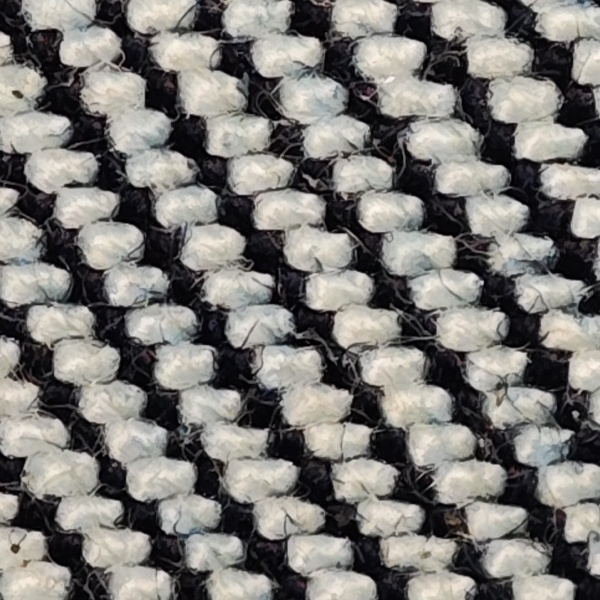
#> input picture experiments/shibie-8k-rt-physical-optics/photo_05_real_R_native600.jpg, 600 x 600 px
$ python engine.py ../experiments/shibie-8k-rt-physical-optics/photo_05_real_R_native600.jpg   (older library calls are emulated)
#> lines starting #> are read from the running program, lines starting #| are printed output that depends on the picture
### pure10/spectral_direction.py
"""Cross-scale Fourier evidence for TWO orthogonal physical-yarn axes.

Low-frequency twill/color repeats must not dominate the decision. No labels or
training parameters are read. Scores are hypotheses, not probabilities.
"""
from __future__ import annotations
import cv2
import numpy as np
from scipy.ndimage import gaussian_filter1d

BANDS = ((.012, .028), (.028, .050), (.050, .080),
         (.080, .120), (.120, .200))
# Fixed physical rationale: suppress slowly varying macro-twill/illumination;
# give visible fiber/edge-scale structure more votes. Camera-scale sensitive!
WEIGHTS = (0., .3, .3, 1.5, 2.)


def estimate_axes(bgr, square_side=600):
    """Return direction modulo 90, two-family joint score and audit evidence.

    Angles refer to image pixel coordinates with y down. A 90-degree image
    rotation swaps fiber families without altering the modulo-90 solution.
    Three disjoint vertical positions provide local repeatability evidence.
    """
    h, w = bgr.shape[:2]
    n = min(square_side, h, w)
    if n < 160:
        raise ValueError("Image too small for cross-scale spectrum")
    gray = cv2.cvtColor(bgr, cv2.COLOR_BGR2GRAY).astype(np.float32)
    centers = ((h//2, w//2),
               (max(n//2,h//3),w//2),
               (min(h-n//2,2*h//3),w//2))
    frequencies = np.fft.fftshift(np.fft.fftfreq(n))
    fy, fx = frequencies[:, None], frequencies[None, :]
    radii = np.sqrt(fx*fx+fy*fy)
    # Fourier wavevector is normal to the observed line.
    tangents = np.mod(np.degrees(np.arctan2(fy,fx))+90, 180)
    projected_angles = np.broadcast_to(tangents, radii.shape)
    band_masks = [(radii >= lo) & (radii < hi) for lo,hi in BANDS]
    window = np.outer(np.hanning(n), np.hanning(n))
    regional_hist = []
    for cy,cx in centers:
        patch = gray[cy-n//2:cy-n//2+n,cx-n//2:cx-n//2+n].copy()
        if patch.shape != (n,n):
            continue
        patch -= patch.mean()
        patch *= window
        energy = np.abs(np.fft.fftshift(np.fft.fft2(patch)))**2
        histograms = []
        for mask in band_masks:
            hist,_=np.histogram(projected_angles[mask],
                                bins=np.arange(181),weights=energy[mask])
            hist = gaussian_filter1d(hist, 2.5, mode="wrap")
            histograms.append(hist/max(float(hist.max()),1e-8))
        regional_hist.append(np.asarray(histograms))
    if not regional_hist:
        raise ValueError("No valid FFT region")
    bands = np.median(regional_hist, axis=0)
    angular_energy = np.average(bands, axis=0, weights=WEIGHTS)
    pair = np.sqrt(angular_energy[:90]*angular_energy[90:])
    chosen = int(np.argmax(pair))
    best = float(pair[chosen])
    rivals = [float(pair[j]) for j in range(90)
              if min(abs(j-chosen),90-abs(j-chosen)) >= 8]
    margin = best-max(rivals) if rivals else best
    return {"theta_mod_90_deg":chosen,
            "joint_score":round(best,6),
            "ambiguity_margin":round(float(margin),6),
            "family_a_energy":round(float(angular_energy[chosen]),6),
            "family_b_energy":round(float(angular_energy[chosen+90]),6),
            "independent_patches":len(regional_hist),
            "radial_frequency_bands_cyc_per_px":[list(v) for v in BANDS],
            "weights":list(WEIGHTS),
            "not_a_probability":True,
            "strong_single_fiber_evidence":False}

### pure10/engine.py
"""First-principles, annotation-blind candidate measurement of woven fabric.

No learned models, training, hidden annotation injection, or fabricated physical scale.
Outputs are CANDIDATE/UNAVAILABLE; never assert physical ground truth automatically.
"""
from __future__ import annotations

import argparse
import hashlib
import json
import math
from pathlib import Path

import cv2
import numpy as np
from scipy.ndimage import gaussian_filter1d
from scipy.signal import find_peaks, peak_widths

from pure10.spectral_direction import estimate_axes

VERSION = "pure10-fp-v0.2.0"
STATUSES = ("CANDIDATE", "CONFIRMED", "UNAVAILABLE", "NOT_EVALUATED")
PARAMETERS = (
    "warp_direction_angle", "weft_direction_angle",
    "warp_arrangement", "weft_arrangement",
    "warp_apparent_width_grade", "weft_apparent_width_grade",
    "weave_structure", "warp_density_per_cm", "weft_density_per_cm",
    "surface_texture_and_color",
)


def entry(status="UNAVAILABLE", value=None, reason="", evidence=None):
    return {"status": status, "value": value, "reason": reason,
            "evidence": evidence or {}}


def _axis_error(a, b):
    return abs((a - b + 90) % 180 - 90)


def _image(path):
    # imdecode handles non-ASCII paths on Windows.
    raw = np.fromfile(str(path), dtype=np.uint8)
    im = cv2.imdecode(raw, cv2.IMREAD_COLOR)
#> im is the input picture: shape (600, 600, 3); mean B, G, R 119.6, 123.1, 125.2
    if im is None:
        raise ValueError(f"Cannot decode image: {path}")
    return im


def _preprocess(bgr, max_side=840):
#> called with max_side = 840
    h, w = bgr.shape[:2]
    scale = min(1.0, max_side / max(h, w))
    if scale < 1:
        bgr = cv2.resize(bgr, (round(w * scale), round(h * scale)),
                         interpolation=cv2.INTER_AREA)
    lab = cv2.cvtColor(bgr, cv2.COLOR_BGR2LAB)
#> lab: shape (600, 600, 3); mean of channels 0, 1, 2 127.2, 128.2, 130
    gray = lab[:, :, 0].astype(np.float32)
    # Local normalisation removes lighting gradients without assuming yarn color.
    detail = gray - cv2.GaussianBlur(gray, (0, 0), 12.0)
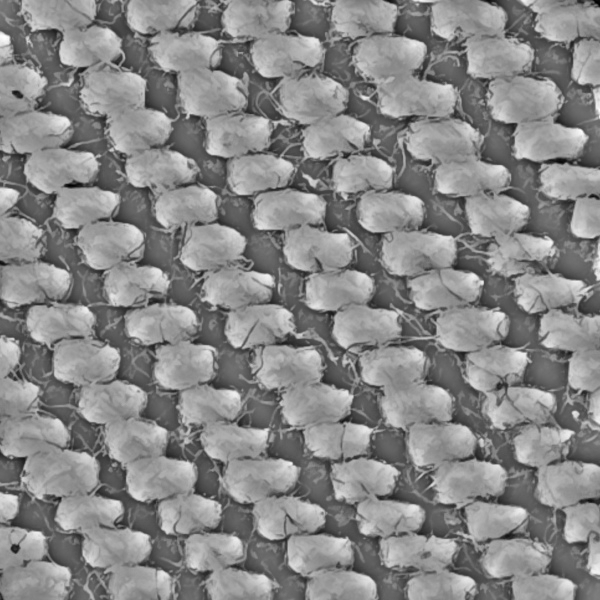
#> detail: shape (600, 600) float32; min -165.6, max 144.5, mean 0; drawn with min black and max white
    detail = cv2.GaussianBlur(detail, (0, 0), 0.7)
    side = int(min(detail.shape[:2]) * 0.86)
    y, x = np.array(detail.shape[:2]) // 2
    square = detail[y-side//2:y-side//2+side, x-side//2:x-side//2+side]
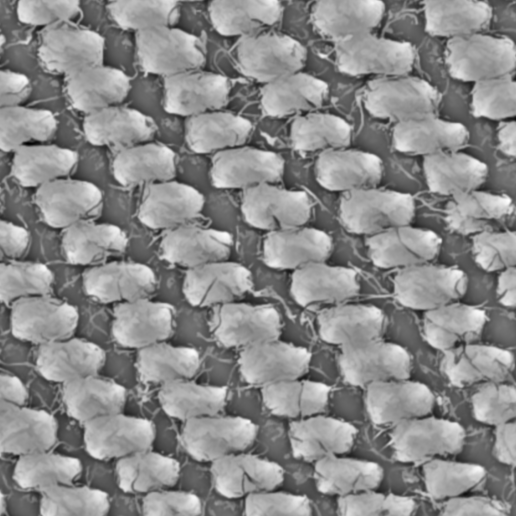
#> square: shape (516, 516) float32; min -156.6, max 128.8, mean 0.2; drawn with min black and max white
    source = bgr[y-side//2:y-side//2+side, x-side//2:x-side//2+side]
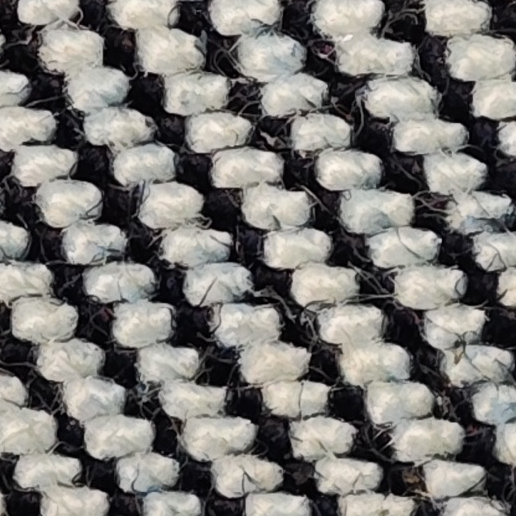
#> source: shape (516, 516, 3); mean B, G, R 119.1, 122.5, 124.4
    return square, source, scale


def _rotate(arr, angle):
    h, w = arr.shape[:2]
    matrix = cv2.getRotationMatrix2D((w / 2, h / 2), float(angle), 1.0)
    return cv2.warpAffine(arr, matrix, (w, h), flags=cv2.INTER_LINEAR,
                          borderMode=cv2.BORDER_REFLECT_101)


def _acf(profile, max_lag):
    p = np.asarray(profile, np.float64)
    p -= np.mean(p)
    if np.std(p) < 1e-7:
        return np.zeros(max_lag + 1)
    fft_n = 1 << (2 * len(p) - 1).bit_length()
    spectrum = np.fft.rfft(p, fft_n)
    corr = np.fft.irfft(spectrum * np.conj(spectrum), fft_n)[:max_lag+1]
    corr /= np.maximum(1, len(p) - np.arange(max_lag+1))
    return corr / max(corr[0], 1e-8)


def _bands(square, dimension):
    """Three disjoint bands: candidate must recur across real spatial regions."""
    n = square.shape[1-dimension]
    for start, end in ((0.09, 0.36), (0.37, 0.63), (0.64, 0.91)):
        if dimension == 0:  # row profile, average columns
            yield square[:, int(start*n):int(end*n)].mean(axis=1)
        else:               # column profile, average rows
            yield square[int(start*n):int(end*n), :].mean(axis=0)


def _periodicity(square, dimension, min_period=5.0):
    profiles = list(_bands(square, dimension))
    size = len(profiles[0])
    max_lag = min(int(size * .16), 90)
    start = max(4, math.ceil(min_period))
    if max_lag <= start + 3:
        return {"score": 0., "period": None, "support": 0.}
    acfs = [_acf(p, max_lag) for p in profiles]
    # Median across independently observed bands penalizes isolated twill motifs.
    med = np.median(acfs, axis=0)
    peaks, _ = find_peaks(med[start:max_lag])
    peaks = peaks + start
    if not len(peaks):
        return {"score": 0., "period": None, "support": 0.}
    choices = []
    for period in peaks:
        vals = np.array([a[period] for a in acfs])
        consistency = float(np.clip(vals.min() / max(vals.max(), .01), 0, 1))
        harmonic = float(np.clip(med[2*period], 0, 1)) if 2*period <= max_lag else 0.
        # A distant dominant multiple is less convincing than local yarn pitch.
        strength = float(max(0., np.median(vals)))
        score = strength * (.65 + .35*consistency) + .12*harmonic
        score *= float(np.sqrt(start / period) * .25 + .75)
        choices.append((score, int(period), consistency, vals.tolist()))
    score, period, consistency, vals = max(choices)
    return {"score": round(score, 5), "period": period,
            "support": round(consistency, 4),
            "band_acf": [round(float(v), 4) for v in vals]}


# [35 lines left out: functions _candidate_rotation, _search_orientation, not called in this run]


def _centers(profile, estimated_period):
    if estimated_period is None:
        return {"centers": [], "widths_px": [], "cv": None, "coverage": 0}
    p = float(estimated_period)
    arr = np.asarray(profile, np.float64)
    hp = gaussian_filter1d(arr, max(.75, p*.10))
    hp -= gaussian_filter1d(arr, max(2.5, p*.95))
    candidate = []
    for sign in (+1, -1):
        signal = sign * hp
        indexes, properties = find_peaks(signal, distance=max(3, int(p*.70)),
              prominence=max(1e-6, np.std(signal)*.4))
        # Edge-like alternating half periods often create a false count. Only
        # measured ridges, NEVER synthetic interpolated comb positions.
        widths = peak_widths(signal, indexes, rel_height=.5)[0] if len(indexes) else []
        distances = np.diff(indexes)
        cv = float(np.std(distances)/np.mean(distances)) if len(distances) > 2 else 1.
        coverage = float(min(1., len(indexes)*p/max(1,len(arr))))
        mismatch = float(np.median(abs(distances-p))/p) if len(distances) else 1.
        score = coverage * math.exp(-3.0*mismatch) * math.exp(-cv)
        candidate.append((score, indexes, widths, cv, coverage))
    score, inds, widths, cv, coverage = max(candidate, key=lambda x:x[0])
    return {"centers": [float(x) for x in inds],
            "widths_px": [round(float(x), 3) for x in widths],
            "cv": round(float(cv), 5), "coverage": round(coverage, 4),
            "comb_score": round(float(score), 4)}


# [23 lines left out: functions _arrangement, _width_grade, not called in this run]


def _hsv_color(bgr):
    view = cv2.resize(bgr, (min(256, bgr.shape[1]), min(256, bgr.shape[0])),
                      interpolation=cv2.INTER_AREA)
    hsv = cv2.cvtColor(view, cv2.COLOR_BGR2HSV)
    h, s, v = np.moveaxis(hsv, -1, 0)
    low = (s < 42)
    hue = h[~low]
    if len(hue) < 200:
        color = "黑/灰" if float(np.median(v)) < 130 else "灰/白"
    else:
        hue_value = float(np.median(hue))
        color = ("红" if hue_value < 9 or hue_value >= 174 else
                 "橙/棕" if hue_value < 22 else "黄" if hue_value < 38 else
                 "绿" if hue_value < 85 else "青" if hue_value < 105 else
                 "蓝" if hue_value < 135 else "紫/红")
    gray = cv2.cvtColor(view, cv2.COLOR_BGR2GRAY)
    detail = cv2.Laplacian(gray, cv2.CV_32F)
    return entry("CANDIDATE", {"color_family": color, "median_hsv":
       [round(float(np.median(t)), 1) for t in (h,s,v)],
       "texture_laplacian_std": round(float(detail.std()), 3),
       "surface_class": "高频肌理明显" if float(detail.std()) > 16 else "纹理较平缓"},
       "Descriptive color/texture statistics; NOT weave structure inference")


def _weave(rotated_gray, row, col, good_a, good_b):
    """Conservative photometric surface-dominance hypotheses at intersections.

    1 means horizontal-family dominance, 0 vertical-family dominance, -1 unknown.
    This is NOT a proof of physical yarn-over-yarn position.
    """
    rows, cols = row["centers"], col["centers"]
    n = len(rows)*len(cols)
    ev = {"candidate_crossings": n, "over_under_verified_cells": 0,
          "photometric_dominance_matrix": None,
          "organization_matrix_physical_truth": None}
    if not (good_a and good_b and len(rows) >= 7 and len(cols) >= 7):
        return entry(reason="Two physically distinct periodic families not supported",
                     evidence=ev)
    step_y = float(np.median(np.diff(rows)))
    step_x = float(np.median(np.diff(cols)))
    rad = max(2, int(.32 * min(step_x, step_y)))
    src = rotated_gray.astype(np.float32)
    dx = np.abs(cv2.Sobel(src, cv2.CV_32F, 1, 0, ksize=3))
    dy = np.abs(cv2.Sobel(src, cv2.CV_32F, 0, 1, ksize=3))
    matrix = np.full((len(rows), len(cols)), -1, np.int8)
    contrasts = []
    for i, y in enumerate(rows):
        for j, x in enumerate(cols):
            yy, xx = round(y), round(x)
            if min(xx, yy) < rad or yy+rad >= len(src) or xx+rad >= len(src[0]):
                continue
            energy_x = float(np.median(dx[yy-rad:yy+rad+1, xx-rad:xx+rad+1]))
            energy_y = float(np.median(dy[yy-rad:yy+rad+1, xx-rad:xx+rad+1]))
            ratio = (energy_y + 1e-3)/(energy_x + 1e-3)
            contrasts.append(float(abs(np.log(ratio))))
            if ratio > 1.7:
                matrix[i,j] = 1
            elif ratio < 1/1.7:
                matrix[i,j] = 0
    known = matrix >= 0
    count = int(known.sum())
    ev["photometric_dominance_matrix"] = matrix.tolist()
    ev["known_photometric_cells"] = count
    ev["photometric_coverage"] = round(count/matrix.size,4)
    ev["meaning"] = "1 horizontal dominant, 0 vertical dominant, -1 uncertain; NOT verified physical over-under"
    if count < 32 or count/matrix.size < .55:
        return entry(reason="Crossing photometric anisotropy is inconclusive",
                     evidence=ev)
    indices = np.indices(matrix.shape)
    ii,jj=indices[0],indices[1]
    templates = []
    for period, label, steps in ((2,"平纹",[1]),(3,"2/1斜纹",[1,-1]),
                                 (4,"3/1斜纹",[1,-1]),
                                 (5,"缎纹候选",[2,-2])):
        for sign in (1,-1):
            for shift in steps:
                for phase in range(period):
                    patt = (((ii+shift*jj+phase)%period)<(1 if sign==1 else period-1)).astype(np.int8)
                    accuracy = float((patt[known]==matrix[known]).mean())
                    templates.append((accuracy,label,period,shift,phase,sign))
    ranked=sorted(templates,reverse=True)
    best=ranked[0]
    competitors=[v for v in ranked[1:] if v[1]!=best[1]]
    separation=best[0]-(competitors[0][0] if competitors else .5)
    ev["best_template"]={"type":best[1], "photometric_match_fraction":round(best[0],4),
       "margin_to_other_weaves":round(separation,4), "period":best[2],
       "shift":best[3], "phase":best[4]}
    if best[0]<.89 or separation<.10:
        return entry(reason="Cannot distinguish physical weave from surface twill/color pattern",
                     evidence=ev)
    return entry("CANDIDATE", {"candidate_weave": best[1],
       "supporting_photometric_cells":count,
       "photometric_template_match":round(best[0],4)},
       "Unverified photometric template ONLY; not physical over-under proof",
       ev)


def _square_frame(image, corners):
    if corners is None:
        return image, None
    pts = np.array(corners, np.float32)
    if pts.shape != (4,2) or not np.isfinite(pts).all():
        raise ValueError("corners must be four ordered [x,y] points")
    area = cv2.contourArea(pts)
    if abs(area) < 100:
        raise ValueError("frame corners are degenerate")
    target = np.float32([[0,0],[999,0],[999,999],[0,999]])
    matrix = cv2.getPerspectiveTransform(pts, target)
    return cv2.warpPerspective(image, matrix, (1000,1000)), 200.0


def analyze(image_path, *, warp_family=None, corners=None, evidence_path=None):
    if warp_family not in (None, "a", "b"):
        raise ValueError("warp_family must be a, b, or omitted")
    p = Path(image_path)
    raw = _image(p)
    physical_roi, px_per_cm = _square_frame(raw, corners)
    detail, colored, scale = _preprocess(physical_roi)
#> scale = 1
    if min(detail.shape) < 120:
        raise ValueError("Image is too small for repeatability analysis")
    spectral = estimate_axes(physical_roi)
#> in estimate_axes, `projected_angles = np.broadcast_to(tangents, radii.shape)`:
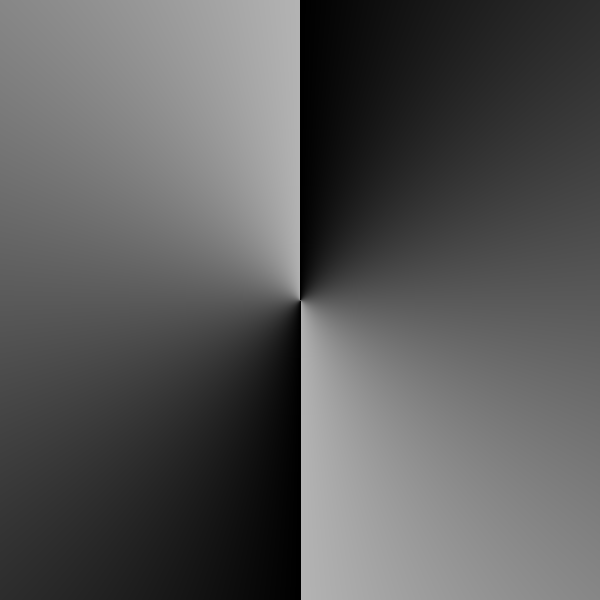
#> tangents: shape (600, 600) float64; min 0, max 179.8, mean 89.9
#> the loop in estimate_axes, `for cy,cx in centers:` made 3 passes
#> pass 1, in estimate_axes, `patch *= window`:
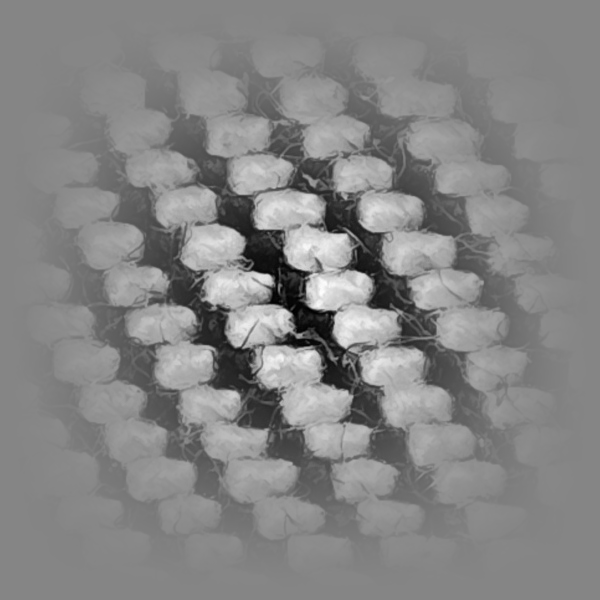
#> patch: shape (600, 600) float32; min -123.3, max 112.2, mean -0.1; drawn with min black and max white
#> after the loop in estimate_axes, `for cy,cx in centers:`: regional_hist = 3 items
#> in estimate_axes, `angular_energy = np.average(bands, axis=0, weights=WEIGHTS)`: angular_energy = 180 values, max 0.842 at index 8, min 0.213 at index 113, mean 0.402
#> in estimate_axes, `pair = np.sqrt(angular_energy[:90]*angular_energy[90:])`: pair = 90 values, max 0.545 at index 8, min 0.278 at index 60, mean 0.377
#> in estimate_axes, `chosen = int(np.argmax(pair))`: chosen = 8
#> in estimate_axes, `best = float(pair[chosen])`: best = 0.545
#> in estimate_axes, `rivals = [float(pair[j]) for j in range(90) if min(abs(j-chosen),90-ab..`: rivals = 75 values, max 0.5 at index 0, min 0.278 at index 45, mean 0.351
#> in estimate_axes, `margin = best-max(rivals) if rivals else best`: margin = 0.0451
#> spectral = 10 items
    theta = spectral["theta_mod_90_deg"]
#> theta = 8
    joint = spectral["joint_score"]
#> joint = 0.545
    margin = spectral["ambiguity_margin"]
#> margin = 0.0451
    # Image-frequency evidence and spatial counting MUST be gated separately:
    # a good physical-yarn direction does not prove every periodic peak is a yarn.
    direction_supported = (joint >= .10 and
        min(spectral["family_a_energy"], spectral["family_b_energy"]) >= .03)
#> direction_supported = True
    evidence = _rotate(colored, theta)
#> in _rotate, `matrix = cv2.getRotationMatrix2D((w / 2, h / 2), float(angle), 1.0)`: matrix = [[0.99, 0.139, -33.4], [-0.139, 0.99, 38.42]]
    measurement = _rotate(detail, theta)
#> call 2 of _rotate, with angle = 8
#> in _rotate (call 2), `return cv2.warpAffine(arr, matrix, (w, h), flags=cv2.INTER_LINEAR, bor..`:
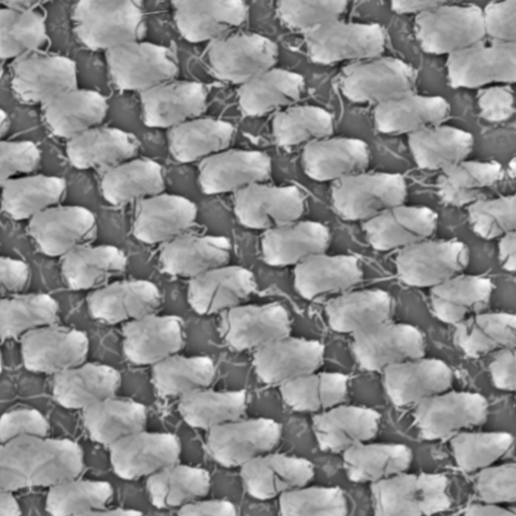
#> returned value: shape (516, 516) float32; min -154, max 127.2, mean 0.7; drawn with min black and max white
    side = int(min(measurement.shape[:2]) * .69)
    h, w = measurement.shape[:2]
    ys, xs = (h-side)//2, (w-side)//2
    tile = measurement[ys:ys+side, xs:xs+side]
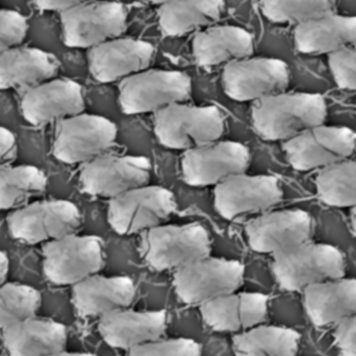
#> tile: shape (356, 356) float32; min -125.8, max 123.4, mean 0; drawn with min black and max white
    tile_bgr = evidence[ys:ys+side, xs:xs+side].copy()
    a = _periodicity(tile, 0)
#> (the rest of the program and of its run is left out)
